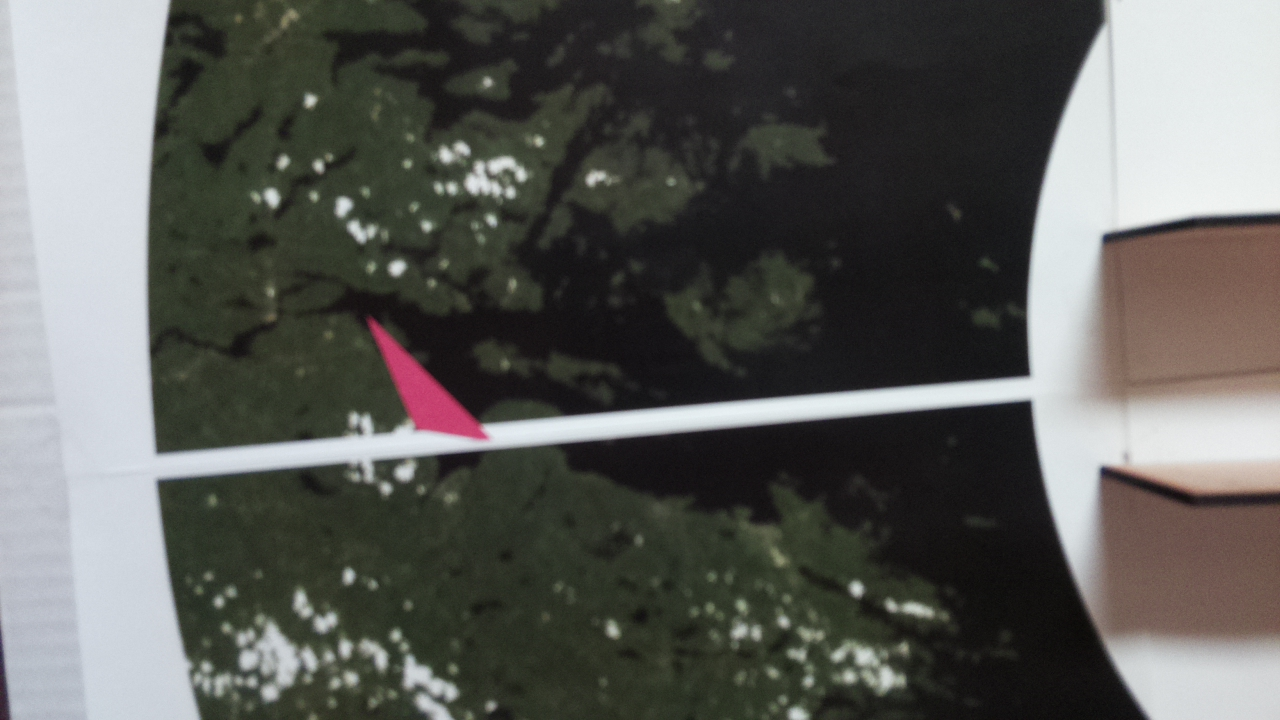
#> input picture Imaging/rhea.jpg, 1280 x 720 px, found by its file name
$ python location.py --image rhea.jpg
#> lines starting #> are read from the running program, lines starting #| are printed output that depends on the picture; after the words box and inside, x2 and y2 are one past the last pixel; in counts of white or black regions, pixels touching at a corner belong together; long printed decimals are rounded
#> in load_img, image is the input picture: shape (720, 1280, 3); mean B, G, R 89.4, 93, 92.6
import numpy as np
import cv2
import argparse
import imutils
import math

#command to run the file: python3 imaging_test.py --image <image_name>.jpg


def calculateDistance(x1,y1,x2,y2):
    return math.sqrt((x2 - x1)**2 + (y2 - y1)**2)

def cosLawAngle(a, b, c):
    return math.acos((a**2 - b**2 - c**2)/(-2.0*b*c)) #in radian

def cosLawSide(angle, b, c):
    return math.sqrt(b**2 + c**2 - 2.0*b*c*math.cos(angle))

def find_centralAngle(image):
    #constants
    real2Image_coef = 0.3744906844618852 # mm/pixle - subject to change - depending on each person's set-up
    eCenter2PicCenter = 271 #mm - subject to change - depending on each person's set-up
    center_offset = 27 #pixels - subject to change - depending on each person's set-up

    hsv_img = cv2.cvtColor(image, cv2.COLOR_BGR2HSV)
#> hsv_img: shape (720, 1280, 3); mean H, S, V 72.6, 35.2, 97
    low_bound = np.array([155,25,0])
    up_bound = np.array ([179, 255, 255])
    mask = cv2.inRange(hsv_img, low_bound, up_bound)
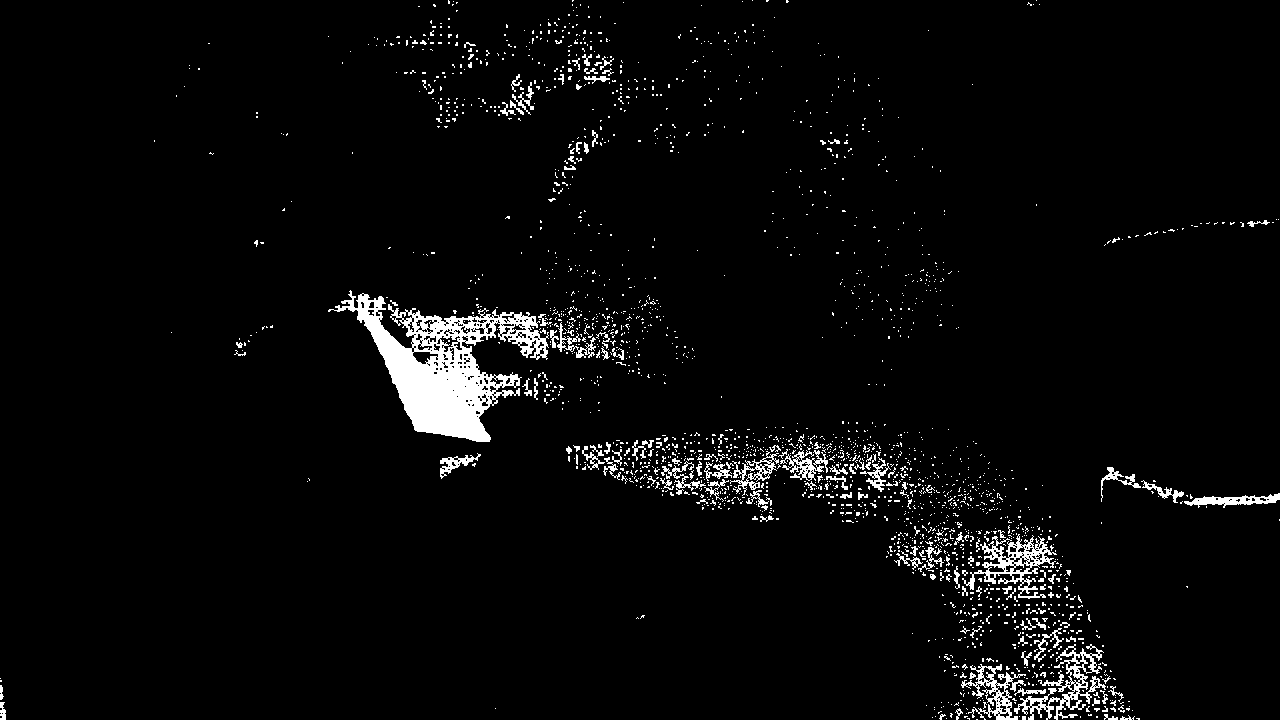
#> mask: shape (720, 1280); 3.6% white; 2146 white regions (2009 under 20 px)
#   cv2.imshow("mask", mask)
    cnts = cv2.findContours(mask, cv2.RETR_EXTERNAL, cv2.CHAIN_APPROX_SIMPLE)
#> cnts = 2141 contours, 2077 with area under 20; largest, box (x1, y1, x2, y2) and area: (328, 290, 549, 442) 13128, (962, 534, 1057, 599) 1930, (1014, 644, 1106, 720) 1750, (961, 664, 1026, 720) 1144, (730, 451, 779, 496) 622
    cnts = imutils.grab_contours(cnts)

    threshold = 1000
    red = 0

    for c in cnts:
        area = cv2.contourArea(c)
        red+=area
        if(area<threshold):
            continue
        cv2.drawContours(image,[c],-1,(0,255,0),3)
        M =  cv2.moments(c)
        if M["m00"] == 0:
            cX=0
            cY=0
        else:
            cX = int(M["m10"] / M["m00"])
            cY = int(M["m01"] / M["m00"])

        #drawing
        cv2.circle(image, (cX, cY), 5, (0, 255, 0), -1)
        cv2.putText(image, "centroid", (cX - 25, cY - 25),cv2.FONT_HERSHEY_SIMPLEX, 0.5, (128, 0, 0), 2)

        # off_set angle of hab from IMU current angle aka camera orientation calculation
        OB = calculateDistance(375, 335 - center_offset, 750, 335 - center_offset) #edge to actual center
        OC = calculateDistance(375, 335 - center_offset, cX, cY) #distance: hab to actual center
        BC = calculateDistance(750, 335 - center_offset, cX, cY) #distance: hab to  edge relative to actual center
        angleCBA = math.pi - cosLawAngle(OC, OB, BC) #offset angle from edge relative to actual center
        AB = eCenter2PicCenter - OB*real2Image_coef #Earth cennter to actual center
        AC = cosLawSide(angleCBA, BC*real2Image_coef, AB) #hab to Earth center

        if cY < (335 - center_offset) or cY == (335 - center_offset):
             angleBAC = cosLawAngle(BC*real2Image_coef, AB, AC)
        else: angleBAC = - cosLawAngle(BC*real2Image_coef, AB, AC)

        print("offset angle:", math.degrees(angleBAC), "degree")
        print("x:",cX,"y:",cY,"area:",area,"hab2edge,mm:",BC,"hab2center,mm:",OC)
        print("distance from hab centroid to earth center:", AC, "mm")
        return math.degrees(angleBAC)
#> this loop made 107 passes
#> (area, red, cX, cY, angleBAC) on pass 107: (1144, 1581.5, 995, 691, -1.31)
#> (area, red) on passes 13, 25, 45: (21, 50.5), (26, 105), (56, 195)
#| offset angle: -74.857 degree
#| x: 995 y: 691 area: 1144.0 hab2edge,mm: 454.658 hab2center,mm: 728.759
#| distance from hab centroid to earth center: 148.589 mm
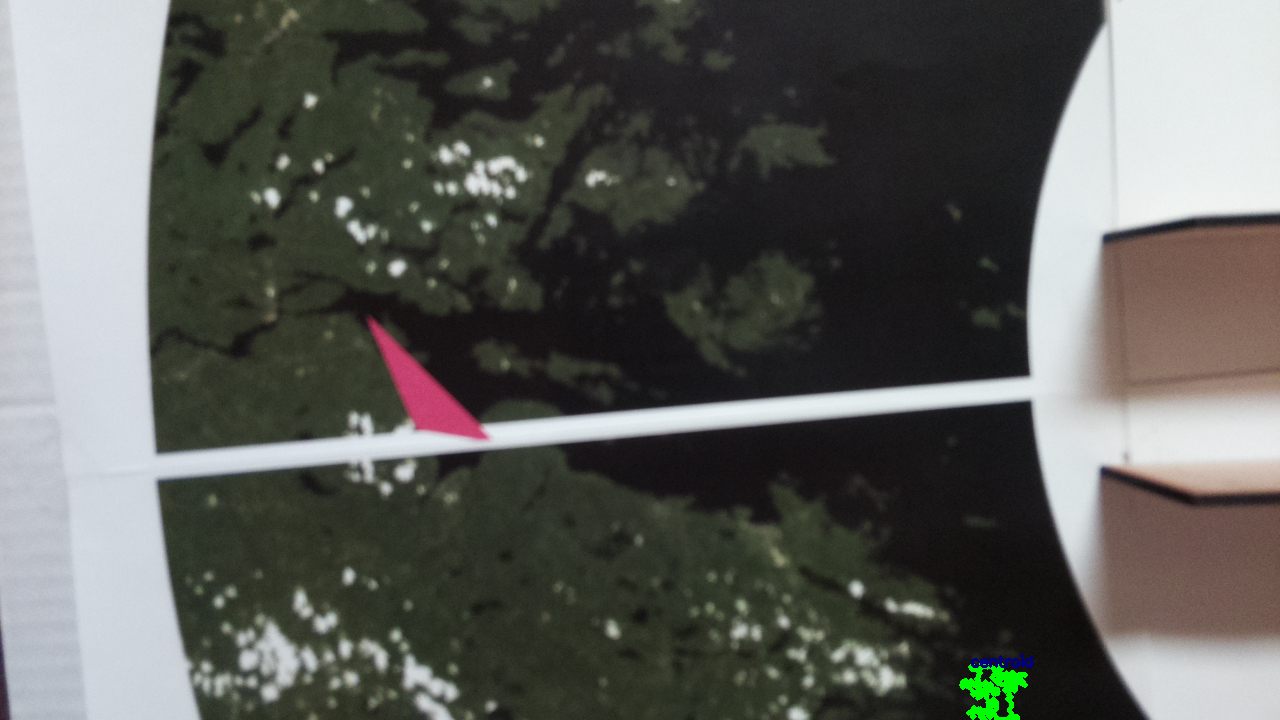
#> image: shape (720, 1280, 3); 0.27% of pixels changed, all inside (x1, y1, x2, y2) = (959, 654, 1033, 720)
#> after the loop, red = 1581.5
        #return math.degress(angleBAC),d= AC, hab_area

    print("OA aka eCenter2PicCenter: 266 mm")
    print("edge2center:", OB, "mm")
    print("eCenter2Edge:", AB, "mm")

'''
enter as degree, inch
output is a number for sector
'''
def find_sector(deg,inch):
    theta = deg * math.pi / 180
    d = mm_to_in(inch)

    # o_x = 0 #17
    # o_y = 0 #16.5

    r_x = math.sin(theta) * d
    r_y = math.cos(theta) * d

    # r_x = o_x + (d_x)
    # r_y = o_y + (d_y)

    h_x = r_x + 17
    h_y = r_y * -1 + 16.5

    # print(h_x, h_y)
    #returns sector based on hx and hy:
    sector = 0
    if (h_x<=17):
        if(h_y<=11):
            sector = 1
        elif(h_y>11 and h_y<=22):
            sector = 3
        else:
            sector = 5
    else:
        if(h_y<=11):
            sector = 2
        elif(h_y>11 and h_y<=22):
            sector = 4
        else:
            sector = 6

    #can change this based on what return type needed
    # return ("Sector: " + str(sector))
    return sector

def mm_to_in (mm) :
    return mm/25.4


#Main code that is being run
def load_img(image_file):
    image = cv2.imread('/home/pi/' + image_file) #Path to the file
    find_centralAngle(image)
    cv2.imshow("Image", image)
    cv2.waitKey(0)

#input image: python3 imaging_test.py --image <image_name>.jpg
ap = argparse.ArgumentParser()
ap.add_argument("-i", "--image", help = "/home/pi/") #path to the folder of the image
args = vars(ap.parse_args())
load_img(args["image"])
